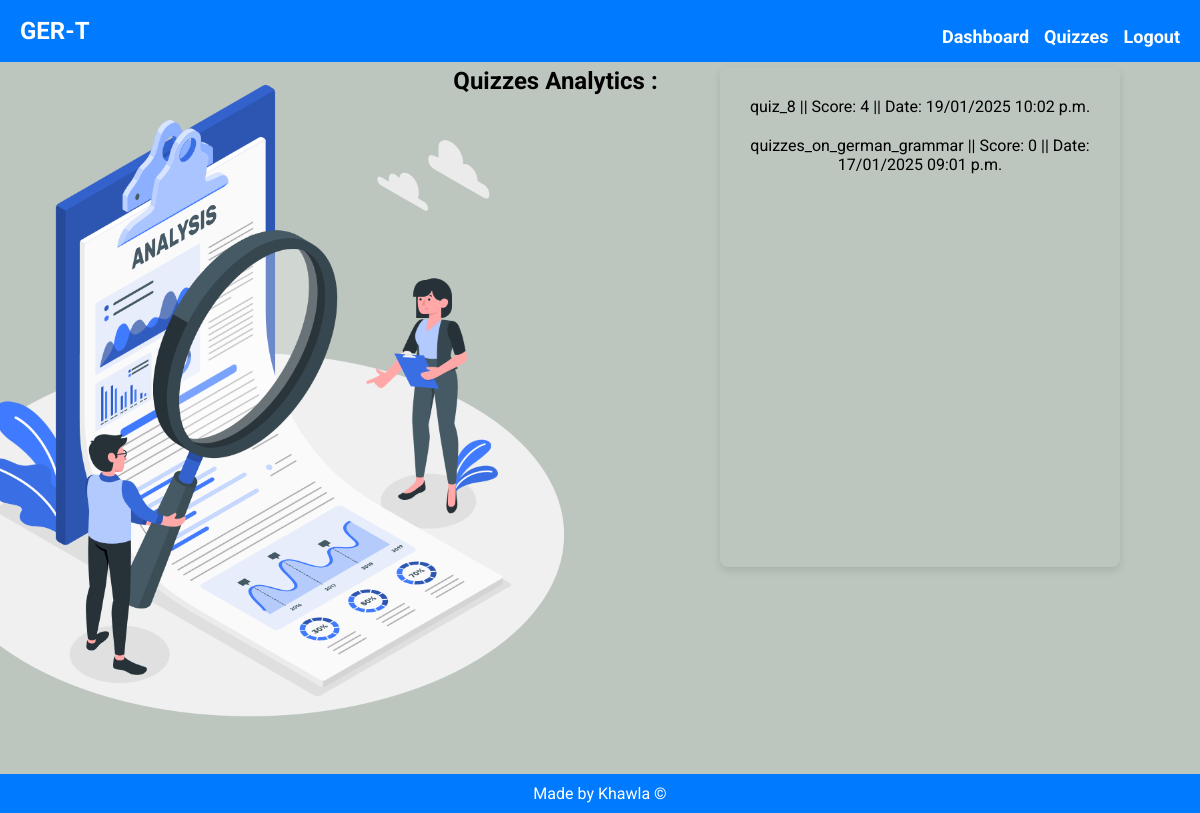
/dashboard/ (signed in), run on an earlier commit of the app's database.
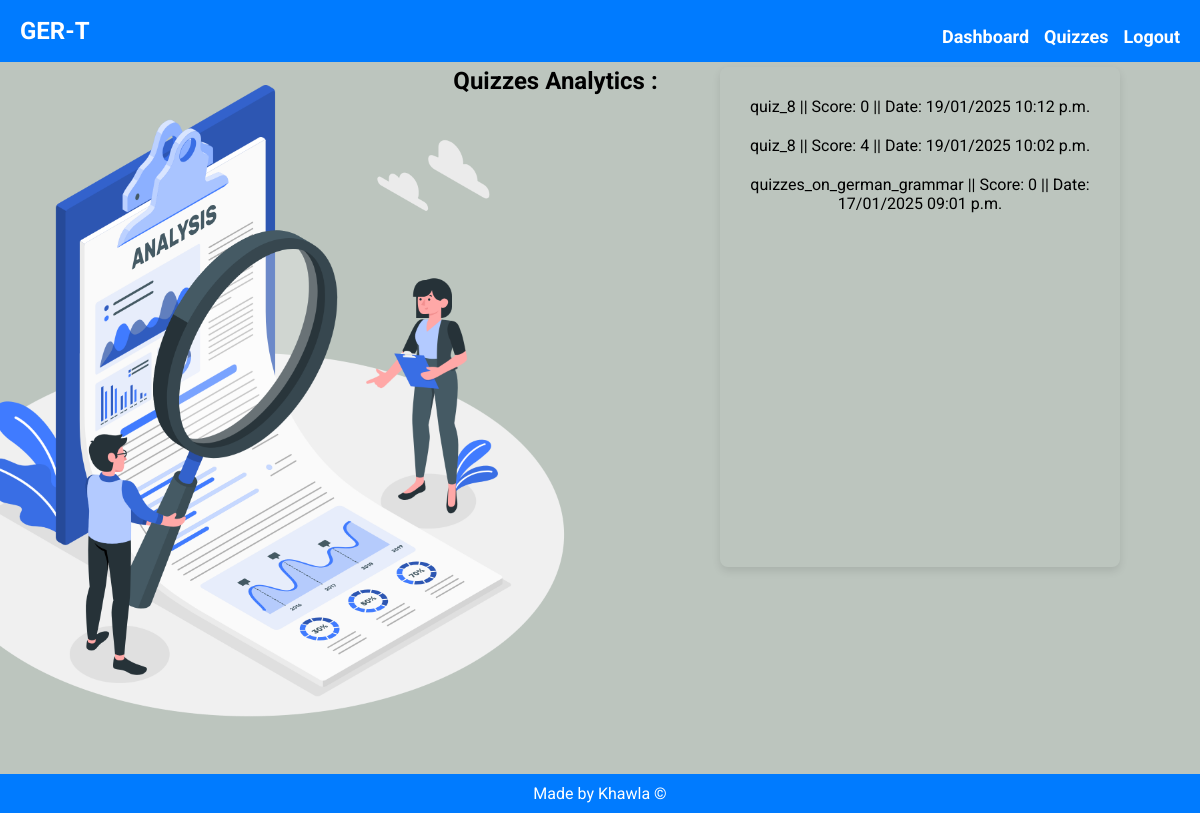
And on a later commit of the database.
### quiz/models.py (models this page shows, shortened)
class QuizResult(models.Model):
    user = models.ForeignKey(settings.AUTH_USER_MODEL, on_delete=models.CASCADE)
    quiz = models.ForeignKey(Quiz, on_delete=models.CASCADE)
    score = models.IntegerField()
    date_taken = models.DateTimeField(auto_now_add=True)

class Quiz(models.Model):
    name = models.CharField(max_length=255)
    description = models.TextField()

### quiz/views.py (the view)
# urls.py: path("dashboard/", dashboard_view, name="dashboard"),
@login_required
def dashboard_view(request):
    quiz_history = QuizResult.objects.filter(user=request.user).order_by("-date_taken")
    return render(request, "quiz/dashboard.html", {"quiz_history": quiz_history})

### templates/quiz/dashboard.html
{% extends 'base.html' %}
{% load static %}
{% block content %}
<div class="abdellah">
    <div class="dashboard-container">
        <div class="dashboard-left">
            <img src="{% static 'images/Analysis-amico.png' %}" class="dashboard-image" alt="Analysis Illustration">
        </div>
        <div class="dashboard-right">
            <h2>Quizzes Analytics :</h2>
            <div class="dashboard-section">
                {% if quiz_history %}
                    <ul>
                        {% for result in quiz_history %}
                            <li>
                                {{ result.quiz.name }}
                                ||  Score: {{ result.score }}
                                ||  Date: {{ result.date_taken|date:"d/m/Y h:i a" }}
                            </li>
                        {% endfor %}
                    </ul>
                {% else %}
                    <p>No quiz history available.</p>
                {% endif %}
            </div>
        </div>
    </div>
</div>
{% endblock %}

### templates/base.html (shortened to what this page needs)
{% load static %}
<!DOCTYPE html>
<html lang="en">
<head>
    <link rel="stylesheet" href="{% static 'styles.css' %}">
</head>
<body>
    <header>
        <div class="header-container">
            <h1>GER-T</h1>
            <nav>
                <ul>
                    {% if user.is_authenticated %}
                        <li><a href="{% url 'dashboard' %}">Dashboard</a></li>
                        <li><a href="{% url 'quiz_list' %}">Quizzes</a></li>
                        <li><a href="{% url 'logout' %}">Logout</a></li>
                    {% else %}
                        <li><a href="{% url 'register' %}">Register</a></li>
                        <li><a href="{% url 'login' %}">Login</a></li>
                    {% endif %}
                </ul>
            </nav>
        </div>
    </header>
    <main>
        {% block content %}{% endblock %}
    </main>
    <footer>
        <p>Made by Khawla &copy;</p>
    </footer>
</body>
</html>

### quiz/static/styles.css (style rules this page uses)
* { box-sizing: border-box; margin: 0; padding: 0; }
body { font-family: 'Roboto', sans-serif; margin: 0; padding: 0; width: 100%; height: 100vh; overflow: hidden; }
main { flex: 1; width: 100%; height: 100%; display: flex; justify-content: center; align-items: center; }
header { background-color: #007bff; color: white; padding: 10px 20px; display: flex; justify-content: space-between; align-items: center; font-size: 36px; font-weight: bold; background-size: cover; background-position: center; position: fixed; top: 0; text-align: center; width: 100%; box-sizing: border-box; }
.header-container { display: flex; justify-content: space-between; align-items: center; width: 100%; }
.header-container h1 { margin: 0; font-size: 24px; }
header nav ul { list-style: none; padding: 0; margin: 0; display: flex; }
header nav ul li { margin-left: 15px; }
header nav ul li a { color: white; text-decoration: none; font-weight: bold; font-size: 18px; }
footer { background-color: #007bff; color: white; text-align: center; padding: 10px; position: fixed; bottom: 0; width: 100%; }
.dashboard-container { display: flex; justify-content: space-between; align-items: flex-start; padding: 80px; max-width: 1200px; border-radius: 10px; box-shadow: 0 4px 10px rgba(0, 0, 0, 0.1); background-color: #bcc5be; }
.dashboard-left { flex: 1; padding-right: 20px; display: flex; justify-content: center; }
.dashboard-image { width: 200%; height: auto; border-radius: 10px; }
.dashboard-right { flex: 2; text-align: center; padding-left: 20px; display: flex; justify-content: space-between; align-items: flex-start; gap: 20px; }
.dashboard-section { flex: 1; margin-top: 0; padding: 20px; border-radius: 8px; box-shadow: 0 4px 8px rgba(0, 0, 0, 0.1); background-color: transparent; height: calc(70vh - 60px); overflow-y: scroll; width: 50%; max-width: 400px; scrollbar-width: none; }
.dashboard-section ul { list-style-type: none; padding: 0; margin: 0; }
.dashboard-section li { padding: 10px 0; }

What changed in the data, as far as the page shows it:
added QuizResult: quiz.name "quiz_8", score "0", date_taken "19/01/2025 10:12 p.m."
